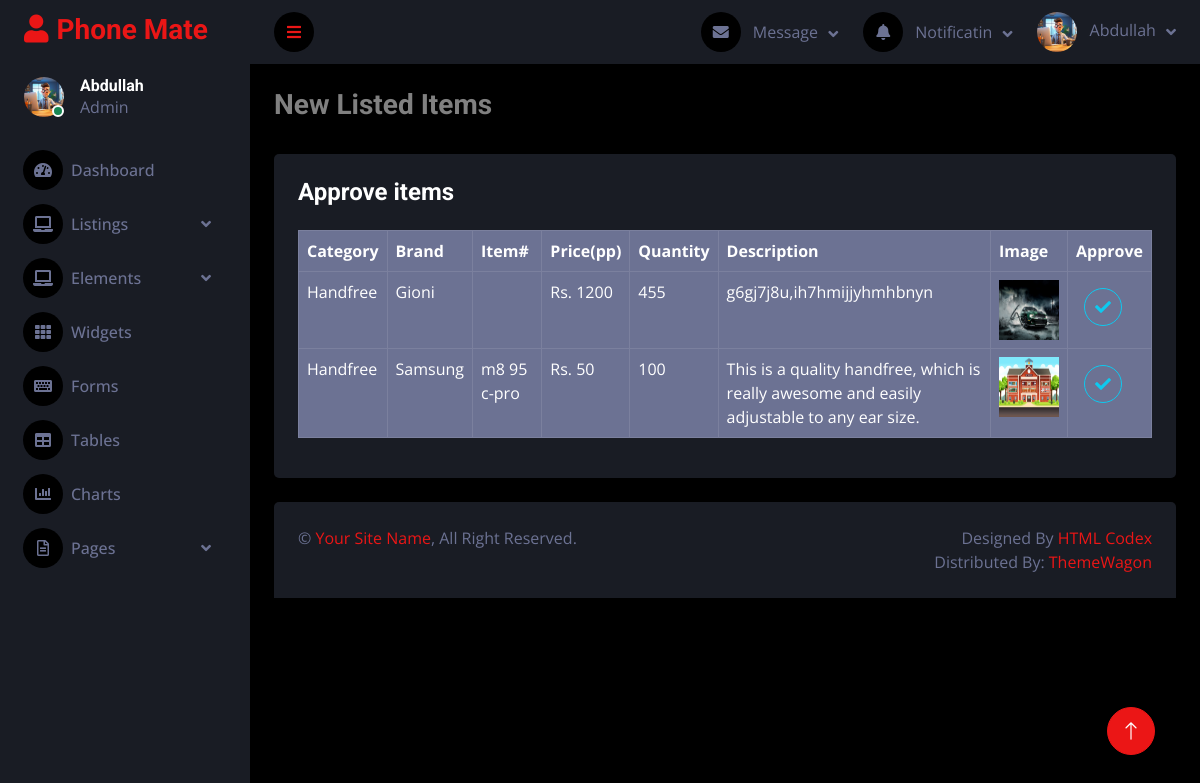
Before: /wireadmin/pages/listings/new-listings.php (signed in) with the older database file.
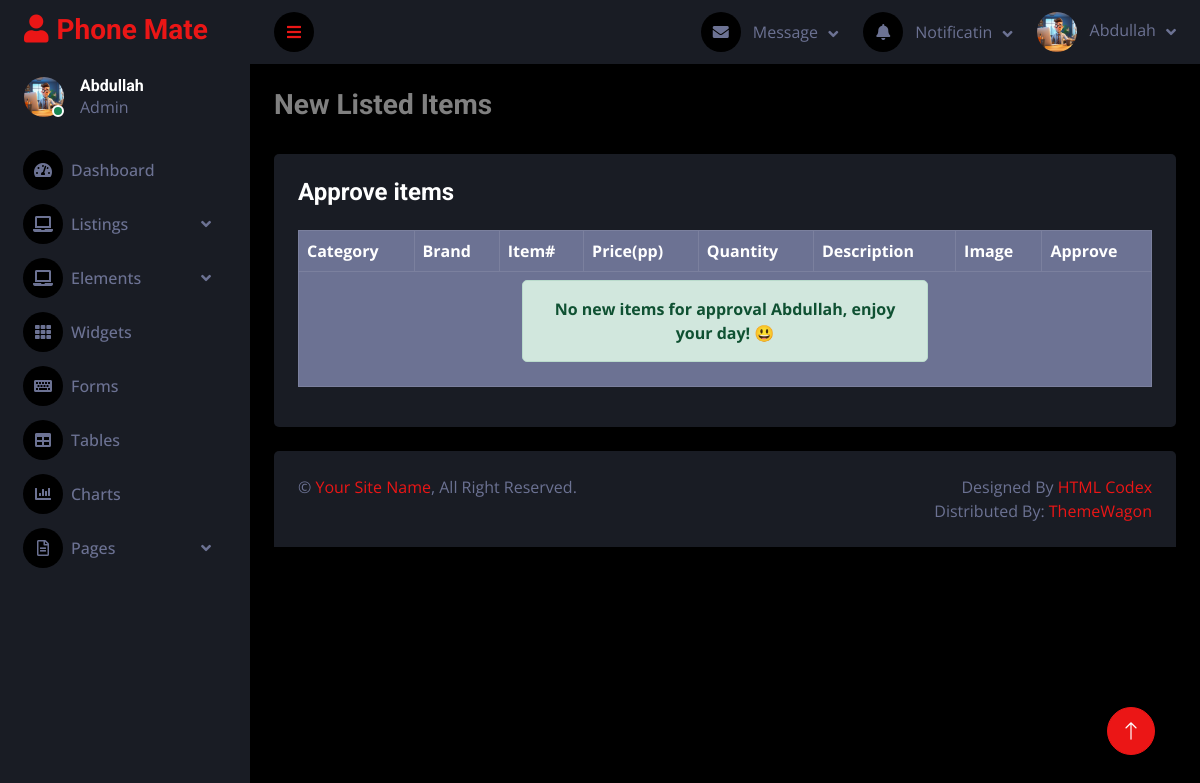
After: the same page with the newer database file.
### tables this page shows
CREATE TABLE `items` (
  `item_id` int(11) NOT NULL,
  `item_category` varchar(255) NOT NULL,
  `item_brand` varchar(255) NOT NULL,
  `item_number` varchar(50) NOT NULL,
  `item_description` text NOT NULL,
  `item_image` varchar(255) NOT NULL,
  `item_price` int(11) NOT NULL,
  `item_quantity` int(11) NOT NULL,
  `more_quantity` int(10) NOT NULL DEFAULT 0,
  `item_sold` int(11) NOT NULL,
  `agreement_date` date NOT NULL,
  `item_profit` int(3) NOT NULL DEFAULT 0,
  `item_status` varchar(30) NOT NULL DEFAULT 'review',
  `fk_item_tracking_id` int(11) NOT NULL
);

### wireadmin/pages/listings/new-listings.php (the view, shortened to what this page needs)
<?php
require_once("../../includes/nav-side.php");
?>
<div class="container-fluid pt-4 px-4">
    <div class="row g-4">
        <h3 class="text-white-50">New Listed Items</h3>
        <div class="col-sm-12 col-xl-12">
            <div class="bg-secondary rounded h-100 w-100 p-4">
                <h4 class="mb-4">Approve items</h4>
                <table id="tables" style="background-color: #e74c3c;" class="table table-light table-bordered table-hover table-responsive">
                    <thead>
                        <tr>
                            <th scope="col">Category</th>
                            <th scope="col">Brand</th>
                            <th scope="col">Item#</th>
                            <th scope="col">Price(pp)</th>
                            <th scope="col">Quantity</th>
                            <th scope="col">Description</th>
                            <th scope="col">Image</th>
                            <th scope="col">Approve</th>
                        </tr>
                    </thead>
                    <tbody>
                        <?php
                        $query = "SELECT * FROM items INNER JOIN item_tracking ON items.fk_item_tracking_id=item_tracking.item_tracking_id ";
                        $query .= "Where item_status='review'";
                        $result = mysqli_query($conn, $query);
                        if (mysqli_num_rows($result) > 0) {
                            while ($row = mysqli_fetch_assoc($result)) {
                        ?>
                                <tr>
                                    <td><?php echo $row['item_category']; ?></td>
                                    <td><?php echo $row['item_brand']; ?></td>
                                    <td><?php echo $row['item_number']; ?></td>
                                    <td>Rs. <?php echo $row['item_price']; ?></td>
                                    <td><?php echo $row['item_quantity']; ?></td>
                                    <td><?php echo $row['item_description']; ?></td>
                                    <td>
                                        <a href="#">
                                            <img src="../../../uploads/item-images/<?php echo $row['item_image']; ?>" width="60px" height="60px" alt="err...">
                                        </a>
                                    </td>
                                    <td>
                                        <form action="./approve-listings.php" method="post">
                                            <button type="submit" name="approve" class="btn btn-square btn-outline-info m-2"><i class="fa fa-check" aria-hidden="true"></i></button>
                                        </form>
                                    </td>
                                </tr>
                            <?php
                            }
                        } else {
                            ?>
                            <tr>
                                <td colspan="8">
                                    <div class="row text-center">
                                        <div class="col-md-6 offset-md-3">
                                            <div class="alert alert-success"><strong>
                                                    No new items for approval <?php echo $_SESSION['admin_name']; ?>, enjoy your day! &#x1F603;
                                                </strong></div>
                                        </div>
                                    </div>
                                </td>
                            </tr>
                        <?php
                        }
                        ?>
                    </tbody>
                </table>
            </div>
        </div>
    </div>
</div>
<?php
require_once("../../includes/footer.php");
?>

### wireadmin/includes/nav-side.php (shortened to what this page needs)
<!DOCTYPE html>
<html lang="en">
<head>
    <link href="https://cdnjs.cloudflare.com/ajax/libs/font-awesome/5.10.0/css/all.min.css" rel="stylesheet">
    <link href="https://cdn.jsdelivr.net/npm/bootstrap-icons@1.4.1/font/bootstrap-icons.css" rel="stylesheet">
    <link href="../../lib/owlcarousel/assets/owl.carousel.min.css" rel="stylesheet">
    <link href="../../lib/tempusdominus/css/tempusdominus-bootstrap-4.min.css" rel="stylesheet" />
    <link href="../../css/bootstrap.min.css" rel="stylesheet">
    <link href="../../css/style.css" rel="stylesheet">
</head>
<body>
    <?php
    $uri = "" . $_SERVER['HTTP_HOST'] . $_SERVER['REQUEST_URI'] . "";
    if (!str_contains($uri, 'login.php')) {
    ?>
        <div class="container-fluid position-relative d-flex p-0">
        <?php
    }
        ?>
        <?php
        $uri = "" . $_SERVER['HTTP_HOST'] . $_SERVER['REQUEST_URI'] . "";
        if (!str_contains($uri, 'login.php')) {
        ?>
            <div class="sidebar pe-4 pb-3">
                <nav class="navbar bg-secondary navbar-dark">
                    <a href="../index" class="navbar-brand mx-4 mb-3">
                        <h3 class="text-primary"><i class="fa fa-user me-2"></i>Phone Mate</h3>
                    </a>
                    <div class="d-flex align-items-center ms-4 mb-4">
                        <div class="position-relative">
                            <img class="rounded-circle" src="../../img/default-admin-image.jpg" alt="" style="width: 40px; height: 40px;">
                            <div class="bg-success rounded-circle border border-2 border-white position-absolute end-0 bottom-0 p-1"></div>
                        </div>
                        <div class="ms-3">
                            <h6 class="mb-0"><?php echo $_SESSION['admin_name']; ?></h6>
                            <span>Admin</span>
                        </div>
                    </div>
                    <div class="navbar-nav w-100">
                        <a href="../index" class="nav-item nav-link"><i class="fa fa-tachometer-alt me-2"></i>Dashboard</a>
                        <div class="nav-item dropdown">
                            <a href="#" class="nav-link dropdown-toggle" data-bs-toggle="dropdown"><i class="fa fa-laptop me-2"></i>Listings</a>
                        </div>
                        <div class="nav-item dropdown">
                            <a href="#" class="nav-link dropdown-toggle" data-bs-toggle="dropdown"><i class="fa fa-laptop me-2"></i>Elements</a>
                        </div>
                        <a href="../../widget.html" class="nav-item nav-link"><i class="fa fa-th me-2"></i>Widgets</a>
                        <a href="../../form.html" class="nav-item nav-link"><i class="fa fa-keyboard me-2"></i>Forms</a>
                        <a href="../../table.html" class="nav-item nav-link"><i class="fa fa-table me-2"></i>Tables</a>
                        <a href="chart.html" class="nav-item nav-link"><i class="fa fa-chart-bar me-2"></i>Charts</a>
                        <div class="nav-item dropdown">
                            <a href="#" class="nav-link dropdown-toggle" data-bs-toggle="dropdown"><i class="far fa-file-alt me-2"></i>Pages</a>
                        </div>
                    </div>
                </nav>
            </div>
        <?php
        }
        ?>
        <?php
        $uri = "" . $_SERVER['HTTP_HOST'] . $_SERVER['REQUEST_URI'] . "";
        if (!str_contains($uri, 'login.php')) {
        ?>
            <div class="content">
                <nav class="navbar navbar-expand bg-secondary navbar-dark sticky-top px-4 py-0">
                    <a href="#" class="sidebar-toggler flex-shrink-0">
                        <i class="fa fa-bars"></i>
                    </a>
                    <div class="navbar-nav align-items-center ms-auto">
                        <div class="nav-item dropdown">
                            <a href="#" class="nav-link dropdown-toggle" data-bs-toggle="dropdown">
                                <i class="fa fa-envelope me-lg-2"></i>
                                <span class="d-none d-lg-inline-flex">Message</span>
                            </a>
                        </div>
                        <div class="nav-item dropdown">
                            <a href="#" class="nav-link dropdown-toggle" data-bs-toggle="dropdown">
                                <i class="fa fa-bell me-lg-2"></i>
                                <span class="d-none d-lg-inline-flex">Notificatin</span>
                            </a>
                        </div>
                        <div class="nav-item dropdown">
                            <a href="#" class="nav-link dropdown-toggle" data-bs-toggle="dropdown">
                                <img class="rounded-circle me-lg-2" src="../../img/default-admin-image.jpg" alt="" style="width: 40px; height: 40px;">
                                <span class="d-none d-lg-inline-flex"><?php echo $_SESSION['admin_name']; ?></span>
                            </a>
                        </div>
                    </div>
                </nav>
            <?php
        }
            ?>

### wireadmin/includes/footer.php (shortened to what this page needs)
<?php
        $uri = "" . $_SERVER['HTTP_HOST'] . $_SERVER['REQUEST_URI'] . "";
        if (!str_contains($uri, 'login.php')) {
        ?>
<div class="container-fluid pt-4 px-4">
    <div class="bg-secondary rounded-top p-4">
        <div class="row">
            <div class="col-12 col-sm-6 text-center text-sm-start">
                &copy; <a href="#">Your Site Name</a>, All Right Reserved.
            </div>
            <div class="col-12 col-sm-6 text-center text-sm-end">
                Designed By <a href="https://htmlcodex.com">HTML Codex</a>
                <br>Distributed By: <a href="https://themewagon.com" target="_blank">ThemeWagon</a>
            </div>
        </div>
    </div>
</div>
<?php
}
?>
</div>
<a href="#" class="btn btn-lg btn-primary btn-lg-square back-to-top"><i class="bi bi-arrow-up"></i></a>
</div>
</body>
</html>

### wireadmin/css/style.css (style rules this page uses)
:root { --primary: #EB1616; --secondary: #191C24; --light: #6C7293; --dark: #000000; }
.back-to-top { position: fixed; display: none; right: 45px; bottom: 45px; z-index: 99; }
.btn { transition: .5s; }
.btn-lg-square { width: 48px; height: 48px; }
.btn-square, .btn-sm-square, .btn-lg-square { padding: 0; display: inline-flex; align-items: center; justify-content: center; font-weight: normal; border-radius: 50px; }
.sidebar { position: fixed; top: 0; left: 0; bottom: 0; width: 250px; height: 100vh; overflow-y: auto; background: var(--secondary); transition: 0.5s; z-index: 999; }
.content { margin-left: 250px; min-height: 100vh; background: var(--dark); transition: 0.5s; }
@media (min-width: 992px) { .sidebar { margin-left: 0; } }
@media (min-width: 992px) { .content { width: calc(100% - 250px); } }
.sidebar .navbar .navbar-nav .nav-link { padding: 7px 20px; color: var(--light); font-weight: 500; border-left: 3px solid var(--secondary); border-radius: 0 30px 30px 0; outline: none; }
.sidebar .navbar .navbar-nav .nav-link i { width: 40px; height: 40px; display: inline-flex; align-items: center; justify-content: center; background: var(--dark); border-radius: 40px; }
.sidebar .navbar .dropdown-toggle::after { position: absolute; top: 15px; right: 15px; border: none; content: "\f107"; font-family: "Font Awesome 5 Free"; font-weight: 900; transition: .5s; }
.content .navbar .navbar-nav .nav-link { margin-left: 25px; padding: 12px 0; color: var(--light); outline: none; }
.content .navbar .sidebar-toggler, .content .navbar .navbar-nav .nav-link i { width: 40px; height: 40px; display: inline-flex; align-items: center; justify-content: center; background: var(--dark); border-radius: 40px; }
.content .navbar .dropdown-toggle::after { margin-left: 6px; vertical-align: middle; border: none; content: "\f107"; font-family: "Font Awesome 5 Free"; font-weight: 900; transition: .5s; }
#tables { background-color: #e74c3c!important; }
.btn-square { width: 38px; height: 38px; }

Changed rows visible on the page:
no longer on this page (row edited): items: item_category "Handfree", item_brand "Gioni", item_price "1200", item_quantity "455", item_description "g6gj7j8u,ih7hmijjyhmhbnyn", item_image (picture)
no longer on this page (row edited): items: item_category "Handfree", item_brand "Samsung", item_number "m8 95 c-pro", item_price "50", item_quantity "100", item_description "This is a quality handfree, which is really awesome and easily adjustable to any ear size.", item_image (picture)
Other visible differences:
$_SESSION['admin_name']: (not shown) → "Abdullah"
text now shown: "No new items for approval , enjoy your day! 😃"
